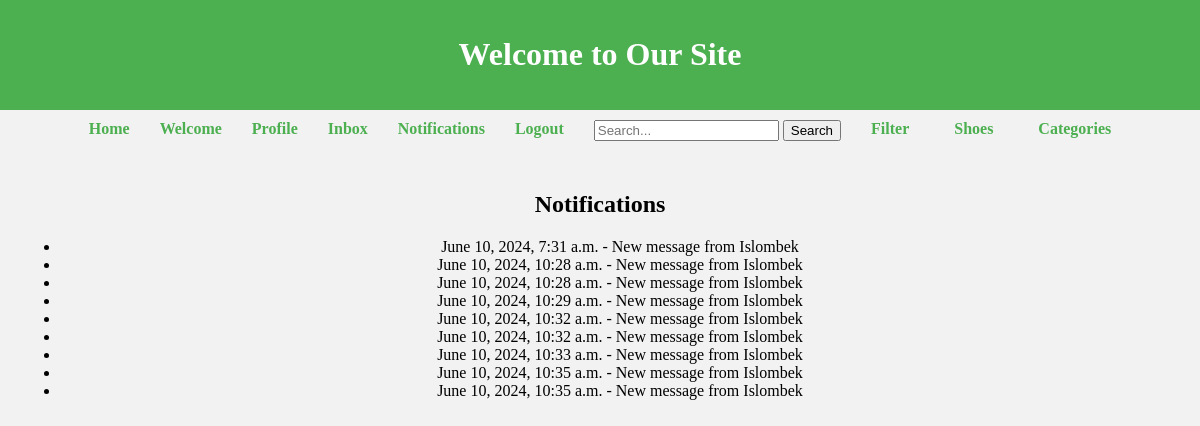
The app's page /notifications/ (signed in) with its own data.
### users/models.py (models this page shows, shortened)
class Notification(models.Model):
    user = models.ForeignKey(User, on_delete=models.CASCADE)
    message = models.CharField(max_length=250)
    timestamp = models.DateTimeField(auto_now_add=True)
    read = models.BooleanField(default=False)

### users/views.py (the view)
# urls.py: path('notifications/', views.notifications, name='notifications'),
@login_required
def notifications(request):
    notifications = Notification.objects.filter(user=request.user, read=False)
    return render(request, 'users/notifications.html', {'notifications': notifications})

### templates/users/notifications.html (shortened to what this page needs)
{% extends "base.html" %}
{% block content %}
<h2>Notifications</h2>
<ul>
    {% for notification in notifications %}
    <li>{{ notification.timestamp }} - {{ notification.message }}</li>
    {% endfor %}
</ul>
{% endblock %}

### templates/base.html (shortened to what this page needs)
<!DOCTYPE html>
<html lang="en">
<head>
</head>
<body>
<div class="header">
    <h1>Welcome to Our Site</h1>
</div>
<div class="nav">
    <a href="{% url 'users:home' %}">Home</a>
    {% if user.is_authenticated %}
    <a href="{% url 'users:welcome' %}">Welcome</a>
    <a href="{% url 'users:profile' user.pk %}">Profile</a>
    <a href="{% url 'users:inbox' %}">Inbox</a>
    <a href="{% url 'users:notifications' %}">Notifications</a>
    <a href="{% url 'users:logout' %}">Logout</a>
    <form action="{% url 'products:search' %}" method="get">
        <input type="text" name="q" placeholder="Search...">
        <button type="submit">Search</button>
    </form>
    <li><a href="{% url 'products:filter' %}">Filter</a></li>
    <li><a href="{% url 'products:shoes_list' %}">Shoes</a></li>
    <li><a href="{% url 'products:category_products' %}">Categories</a></li>
    {% else %}
    <a href="{% url 'users:login' %}">Login</a>
    <a href="{% url 'users:register' %}">Register</a>
    {% endif %}
</div>
<div class="container">
    {% block content %}
    {% endblock %}
</div>
</body>
</html>

### templates/base.html (style rules this page uses)
body { font-family: cursive; background-color: #f2f2f2; margin: 0; }
.header { background-color: #4CAF50; color: white; padding: 15px; text-align: center; }
.nav { display: flex; justify-content: center; margin: 10px 0; }
.nav a { margin: 0 15px; color: #4CAF50; text-decoration: none; font-weight: bold; }
.container { text-align: center; padding: 20px; }
.nav form { margin-left: 15px; }
.nav li { list-style: none; margin-left: 15px; }

### records on screen
Notification: timestamp "June 10, 2024, 7:31 a.m.", message "New message from Islombek"
Notification: timestamp "June 10, 2024, 10:28 a.m.", message "New message from Islombek"
Notification: timestamp "June 10, 2024, 10:28 a.m.", message "New message from Islombek"
Notification: timestamp "June 10, 2024, 10:29 a.m.", message "New message from Islombek"
Notification: timestamp "June 10, 2024, 10:32 a.m.", message "New message from Islombek"
Notification: timestamp "June 10, 2024, 10:32 a.m.", message "New message from Islombek"
Notification: timestamp "June 10, 2024, 10:33 a.m.", message "New message from Islombek"
Notification: timestamp "June 10, 2024, 10:35 a.m.", message "New message from Islombek"
Notification: timestamp "June 10, 2024, 10:35 a.m.", message "New message from Islombek"
